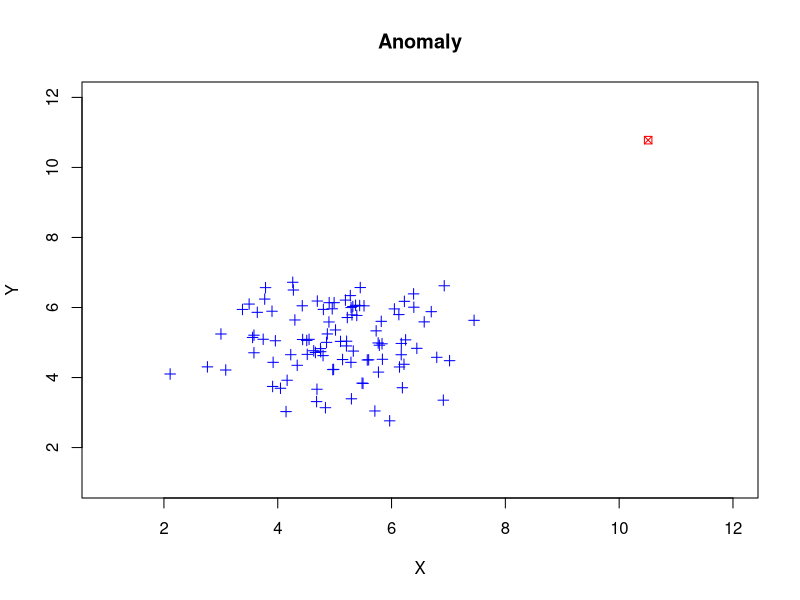

R code for this plot:
## ---- chunk 1
x <- rnorm(100,mean=5,sd=1)
x[1] <- x[1]+5
y <- rnorm(100,mean=5,sd=1)
y[1] <- y[1]+5
plot(x[2:100],y[2:100],col="blue",main="Anomaly",xlab="X",ylab="Y",
     xlim = c(1,12),ylim=c(1,12),pch=3)
points(x=x[1],y=y[1],col="red",pch=7)

## ---- chunk 2
2+2
